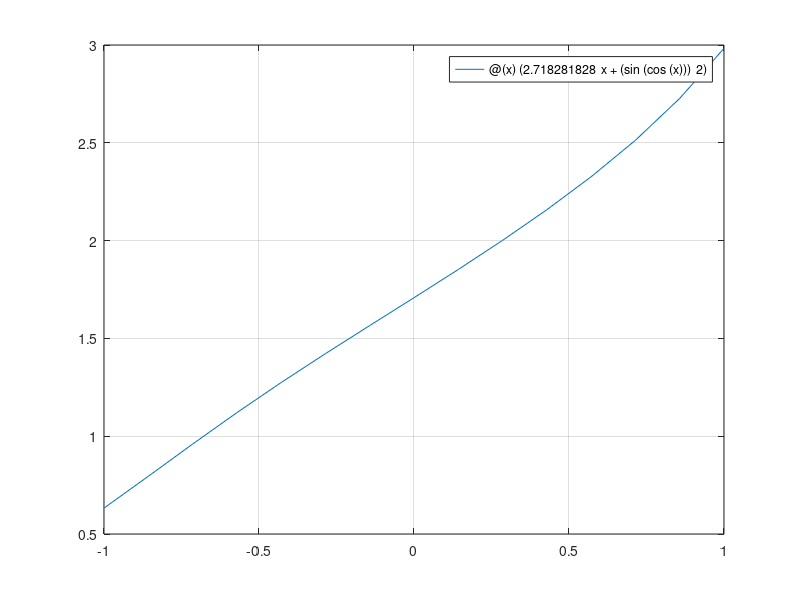

This chart was generated by the following MATLAB code: (Note: this script raises an error after producing the figure.)
% Função
f = @(x)(2.718281828^x + (sin(cos(x)))^2);
% Intervalo
a=-1; b = 1; 
x0 = (a + b)/2;
%Gráfico da função 
figure
fplot(f, [a, b]);
grid on;

% Cálculo das raízes
%
% Zero do MATLAB
[X,FVAL,EXITFLAG,OUTPUT]=fzero(f,[a,b]);
fprintf('fzero\n');
fprintf('Raiz: %f, Iterações: %d, Valor da raiz: %f\n', X, OUTPUT.iterations, f(X));
OUTPUT.algorithm
% Bissecção 
[r, n] = Bisseccao(f, a, b, 10^-4, 1000);
fprintf('Bisseccao\n');
fprintf('Raiz: %f, Iterações: %d, Valor da raiz: %f\n', r, n, f(r));
% Newton Raphson
proverDerivada = 0;
df = 0;
[r, n] = NewtonRaphson(f, proverDerivada, df, x0, 10^-4, 1000);
fprintf('Newton Raphson\n');
fprintf('Raiz: %f, Iterações: %d, Valor da raiz: %f\n', r, n, f(r));
% Secante
[r, n] = Secante(f, a, b, 10^-4, 1000);
fprintf('Secante\n');
fprintf('Raiz: %f, Iterações: %d, Valor da raiz: %f\n', r, n, f(r));











